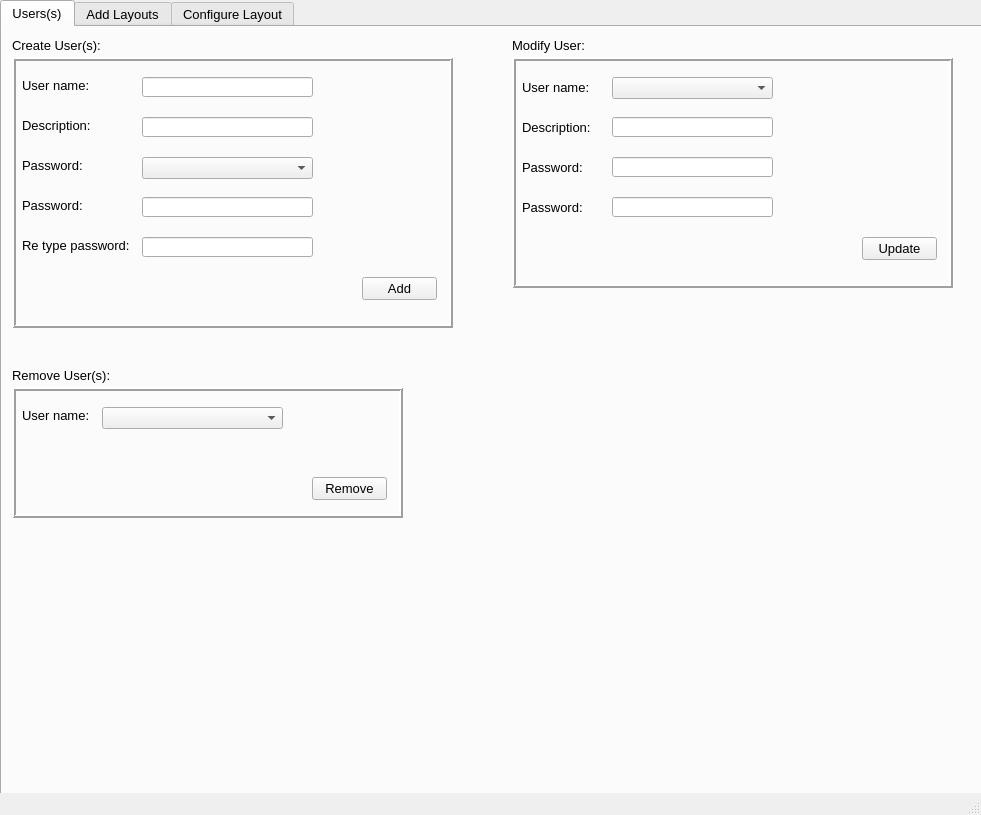
<?xml version="1.0" encoding="UTF-8"?>
<ui version="4.0">
 <class>ManagementWIndow</class>
 <widget class="QMainWindow" name="ManagementWIndow">
  <property name="geometry">
   <rect>
    <x>0</x>
    <y>0</y>
    <width>981</width>
    <height>815</height>
   </rect>
  </property>
  <property name="windowTitle">
   <string>MainWindow</string>
  </property>
  <widget class="QWidget" name="centralwidget">
   <widget class="QTabWidget" name="MgtTab">
    <property name="geometry">
     <rect>
      <x>0</x>
      <y>0</y>
      <width>1251</width>
      <height>811</height>
     </rect>
    </property>
    <property name="font">
     <font>
      <pointsize>10</pointsize>
     </font>
    </property>
    <property name="currentIndex">
     <number>0</number>
    </property>
    <widget class="QWidget" name="TabUsers">
     <attribute name="title">
      <string>Users(s)</string>
     </attribute>
     <widget class="QFrame" name="FmCusers">
      <property name="geometry">
       <rect>
        <x>10</x>
        <y>30</y>
        <width>441</width>
        <height>271</height>
       </rect>
      </property>
      <property name="frameShape">
       <enum>QFrame::Box</enum>
      </property>
      <property name="frameShadow">
       <enum>QFrame::Raised</enum>
      </property>
      <property name="lineWidth">
       <number>2</number>
      </property>
      <widget class="QLabel" name="LblUname">
       <property name="geometry">
        <rect>
         <x>10</x>
         <y>20</y>
         <width>81</width>
         <height>16</height>
        </rect>
       </property>
       <property name="font">
        <font>
         <pointsize>10</pointsize>
        </font>
       </property>
       <property name="text">
        <string>User name:</string>
       </property>
      </widget>
      <widget class="QLabel" name="LblPasswd">
       <property name="geometry">
        <rect>
         <x>10</x>
         <y>140</y>
         <width>61</width>
         <height>16</height>
        </rect>
       </property>
       <property name="font">
        <font>
         <pointsize>10</pointsize>
        </font>
       </property>
       <property name="text">
        <string>Password:</string>
       </property>
      </widget>
      <widget class="QLabel" name="LblRpasswd">
       <property name="geometry">
        <rect>
         <x>10</x>
         <y>180</y>
         <width>111</width>
         <height>16</height>
        </rect>
       </property>
       <property name="font">
        <font>
         <pointsize>10</pointsize>
        </font>
       </property>
       <property name="text">
        <string>Re type password:</string>
       </property>
      </widget>
      <widget class="QPushButton" name="PbAdd">
       <property name="geometry">
        <rect>
         <x>350</x>
         <y>220</y>
         <width>75</width>
         <height>23</height>
        </rect>
       </property>
       <property name="font">
        <font>
         <pointsize>10</pointsize>
        </font>
       </property>
       <property name="text">
        <string>Add</string>
       </property>
      </widget>
      <widget class="QLineEdit" name="LeUname">
       <property name="geometry">
        <rect>
         <x>130</x>
         <y>20</y>
         <width>171</width>
         <height>20</height>
        </rect>
       </property>
       <property name="font">
        <font>
         <pointsize>10</pointsize>
        </font>
       </property>
      </widget>
      <widget class="QLineEdit" name="LePasswd">
       <property name="geometry">
        <rect>
         <x>130</x>
         <y>140</y>
         <width>171</width>
         <height>20</height>
        </rect>
       </property>
       <property name="font">
        <font>
         <pointsize>10</pointsize>
        </font>
       </property>
      </widget>
      <widget class="QLineEdit" name="LeRpasswd">
       <property name="geometry">
        <rect>
         <x>130</x>
         <y>180</y>
         <width>171</width>
         <height>20</height>
        </rect>
       </property>
       <property name="font">
        <font>
         <pointsize>10</pointsize>
        </font>
       </property>
      </widget>
      <widget class="QLabel" name="LblDesc">
       <property name="geometry">
        <rect>
         <x>10</x>
         <y>60</y>
         <width>81</width>
         <height>16</height>
        </rect>
       </property>
       <property name="font">
        <font>
         <pointsize>10</pointsize>
        </font>
       </property>
       <property name="text">
        <string>Description:</string>
       </property>
      </widget>
      <widget class="QLineEdit" name="LeUname_4">
       <property name="geometry">
        <rect>
         <x>130</x>
         <y>60</y>
         <width>171</width>
         <height>20</height>
        </rect>
       </property>
       <property name="font">
        <font>
         <pointsize>10</pointsize>
        </font>
       </property>
      </widget>
      <widget class="QLabel" name="LblMessage">
       <property name="geometry">
        <rect>
         <x>130</x>
         <y>50</y>
         <width>171</width>
         <height>16</height>
        </rect>
       </property>
       <property name="font">
        <font>
         <pointsize>10</pointsize>
        </font>
       </property>
       <property name="text">
        <string/>
       </property>
      </widget>
      <widget class="QLabel" name="LblRole">
       <property name="geometry">
        <rect>
         <x>10</x>
         <y>100</y>
         <width>61</width>
         <height>16</height>
        </rect>
       </property>
       <property name="font">
        <font>
         <pointsize>10</pointsize>
        </font>
       </property>
       <property name="text">
        <string>Password:</string>
       </property>
      </widget>
      <widget class="QComboBox" name="CmbRole">
       <property name="geometry">
        <rect>
         <x>130</x>
         <y>100</y>
         <width>171</width>
         <height>22</height>
        </rect>
       </property>
       <property name="toolTip">
        <string/>
       </property>
       <property name="currentText">
        <string/>
       </property>
      </widget>
     </widget>
     <widget class="QLabel" name="LblUcreate">
      <property name="geometry">
       <rect>
        <x>10</x>
        <y>10</y>
        <width>101</width>
        <height>16</height>
       </rect>
      </property>
      <property name="font">
       <font>
        <pointsize>10</pointsize>
       </font>
      </property>
      <property name="text">
       <string>Create User(s):</string>
      </property>
     </widget>
     <widget class="QLabel" name="LblCPasswd">
      <property name="geometry">
       <rect>
        <x>510</x>
        <y>10</y>
        <width>101</width>
        <height>16</height>
       </rect>
      </property>
      <property name="font">
       <font>
        <pointsize>10</pointsize>
       </font>
      </property>
      <property name="text">
       <string>Modify User:</string>
      </property>
     </widget>
     <widget class="QFrame" name="FmMusers">
      <property name="geometry">
       <rect>
        <x>510</x>
        <y>30</y>
        <width>441</width>
        <height>231</height>
       </rect>
      </property>
      <property name="frameShape">
       <enum>QFrame::Box</enum>
      </property>
      <property name="frameShadow">
       <enum>QFrame::Raised</enum>
      </property>
      <property name="lineWidth">
       <number>2</number>
      </property>
      <widget class="QComboBox" name="CmbUsers">
       <property name="geometry">
        <rect>
         <x>100</x>
         <y>20</y>
         <width>161</width>
         <height>22</height>
        </rect>
       </property>
       <property name="font">
        <font>
         <pointsize>10</pointsize>
        </font>
       </property>
      </widget>
      <widget class="QLabel" name="LblUnameM">
       <property name="geometry">
        <rect>
         <x>10</x>
         <y>20</y>
         <width>111</width>
         <height>21</height>
        </rect>
       </property>
       <property name="font">
        <font>
         <pointsize>10</pointsize>
        </font>
       </property>
       <property name="text">
        <string>User name:</string>
       </property>
      </widget>
      <widget class="QLabel" name="LblDescM">
       <property name="geometry">
        <rect>
         <x>10</x>
         <y>60</y>
         <width>111</width>
         <height>21</height>
        </rect>
       </property>
       <property name="font">
        <font>
         <pointsize>10</pointsize>
        </font>
       </property>
       <property name="text">
        <string>Description:</string>
       </property>
      </widget>
      <widget class="QLineEdit" name="LeDescM">
       <property name="geometry">
        <rect>
         <x>100</x>
         <y>60</y>
         <width>161</width>
         <height>20</height>
        </rect>
       </property>
       <property name="font">
        <font>
         <pointsize>10</pointsize>
        </font>
       </property>
      </widget>
      <widget class="QLabel" name="LblPasswdM">
       <property name="geometry">
        <rect>
         <x>10</x>
         <y>100</y>
         <width>111</width>
         <height>21</height>
        </rect>
       </property>
       <property name="font">
        <font>
         <pointsize>10</pointsize>
        </font>
       </property>
       <property name="text">
        <string>Password:</string>
       </property>
      </widget>
      <widget class="QLineEdit" name="LePasswdM">
       <property name="geometry">
        <rect>
         <x>100</x>
         <y>100</y>
         <width>161</width>
         <height>20</height>
        </rect>
       </property>
       <property name="font">
        <font>
         <pointsize>10</pointsize>
        </font>
       </property>
      </widget>
      <widget class="QLabel" name="LblRpasswdM">
       <property name="geometry">
        <rect>
         <x>10</x>
         <y>140</y>
         <width>111</width>
         <height>21</height>
        </rect>
       </property>
       <property name="font">
        <font>
         <pointsize>10</pointsize>
        </font>
       </property>
       <property name="text">
        <string>Password:</string>
       </property>
      </widget>
      <widget class="QLineEdit" name="LeRpasswdM">
       <property name="geometry">
        <rect>
         <x>100</x>
         <y>140</y>
         <width>161</width>
         <height>20</height>
        </rect>
       </property>
       <property name="font">
        <font>
         <pointsize>10</pointsize>
        </font>
       </property>
      </widget>
      <widget class="QPushButton" name="PbUpdate">
       <property name="geometry">
        <rect>
         <x>350</x>
         <y>180</y>
         <width>75</width>
         <height>23</height>
        </rect>
       </property>
       <property name="text">
        <string>Update</string>
       </property>
      </widget>
     </widget>
     <widget class="QLabel" name="LblDelete">
      <property name="geometry">
       <rect>
        <x>10</x>
        <y>340</y>
        <width>101</width>
        <height>16</height>
       </rect>
      </property>
      <property name="font">
       <font>
        <pointsize>10</pointsize>
       </font>
      </property>
      <property name="text">
       <string>Remove User(s):</string>
      </property>
     </widget>
     <widget class="QFrame" name="FmRusers">
      <property name="geometry">
       <rect>
        <x>10</x>
        <y>360</y>
        <width>391</width>
        <height>131</height>
       </rect>
      </property>
      <property name="frameShape">
       <enum>QFrame::Box</enum>
      </property>
      <property name="frameShadow">
       <enum>QFrame::Raised</enum>
      </property>
      <property name="lineWidth">
       <number>2</number>
      </property>
      <widget class="QLabel" name="lblRusers">
       <property name="geometry">
        <rect>
         <x>10</x>
         <y>20</y>
         <width>71</width>
         <height>16</height>
        </rect>
       </property>
       <property name="font">
        <font>
         <pointsize>10</pointsize>
        </font>
       </property>
       <property name="text">
        <string>User name:</string>
       </property>
      </widget>
      <widget class="QComboBox" name="CmbRusers">
       <property name="geometry">
        <rect>
         <x>90</x>
         <y>20</y>
         <width>181</width>
         <height>22</height>
        </rect>
       </property>
      </widget>
      <widget class="QPushButton" name="PbDelete">
       <property name="geometry">
        <rect>
         <x>300</x>
         <y>90</y>
         <width>75</width>
         <height>23</height>
        </rect>
       </property>
       <property name="font">
        <font>
         <pointsize>10</pointsize>
        </font>
       </property>
       <property name="text">
        <string>Remove</string>
       </property>
      </widget>
     </widget>
    </widget>
    <widget class="QWidget" name="TabAddLayout">
     <attribute name="title">
      <string>Add Layouts</string>
     </attribute>
     <widget class="QComboBox" name="CmbUserAl">
      <property name="geometry">
       <rect>
        <x>100</x>
        <y>20</y>
        <width>271</width>
        <height>22</height>
       </rect>
      </property>
     </widget>
     <widget class="QLabel" name="LblAlUname">
      <property name="geometry">
       <rect>
        <x>10</x>
        <y>20</y>
        <width>71</width>
        <height>20</height>
       </rect>
      </property>
      <property name="text">
       <string>User name:</string>
      </property>
     </widget>
     <widget class="QLabel" name="LblLayout">
      <property name="geometry">
       <rect>
        <x>10</x>
        <y>70</y>
        <width>71</width>
        <height>20</height>
       </rect>
      </property>
      <property name="text">
       <string>Layout:</string>
      </property>
     </widget>
     <widget class="QComboBox" name="CmbLayout">
      <property name="geometry">
       <rect>
        <x>100</x>
        <y>70</y>
        <width>111</width>
        <height>22</height>
       </rect>
      </property>
     </widget>
     <widget class="QLabel" name="LblPreview">
      <property name="geometry">
       <rect>
        <x>10</x>
        <y>120</y>
        <width>71</width>
        <height>20</height>
       </rect>
      </property>
      <property name="text">
       <string>Preview:</string>
      </property>
     </widget>
     <widget class="QPushButton" name="PbSetLayout">
      <property name="geometry">
       <rect>
        <x>870</x>
        <y>720</y>
        <width>75</width>
        <height>23</height>
       </rect>
      </property>
      <property name="text">
       <string>Set</string>
      </property>
     </widget>
     <widget class="QFrame" name="FmPreImageAdd">
      <property name="geometry">
       <rect>
        <x>30</x>
        <y>150</y>
        <width>911</width>
        <height>551</height>
       </rect>
      </property>
      <property name="frameShape">
       <enum>QFrame::Box</enum>
      </property>
      <property name="frameShadow">
       <enum>QFrame::Raised</enum>
      </property>
      <property name="lineWidth">
       <number>2</number>
      </property>
      <widget class="QLabel" name="LblPreImageAdd">
       <property name="geometry">
        <rect>
         <x>10</x>
         <y>10</y>
         <width>891</width>
         <height>541</height>
        </rect>
       </property>
       <property name="text">
        <string>PreImage</string>
       </property>
       <property name="alignment">
        <set>Qt::AlignCenter</set>
       </property>
      </widget>
     </widget>
    </widget>
    <widget class="QWidget" name="TabConfigLayout">
     <attribute name="title">
      <string>Configure Layout</string>
     </attribute>
     <widget class="QLabel" name="LblUnameCLay">
      <property name="geometry">
       <rect>
        <x>10</x>
        <y>20</y>
        <width>81</width>
        <height>16</height>
       </rect>
      </property>
      <property name="text">
       <string>User name:</string>
      </property>
     </widget>
     <widget class="QComboBox" name="CmbUnameClay">
      <property name="geometry">
       <rect>
        <x>100</x>
        <y>20</y>
        <width>181</width>
        <height>22</height>
       </rect>
      </property>
     </widget>
     <widget class="QLabel" name="LblLoc">
      <property name="geometry">
       <rect>
        <x>10</x>
        <y>70</y>
        <width>61</width>
        <height>16</height>
       </rect>
      </property>
      <property name="text">
       <string>Location:</string>
      </property>
     </widget>
     <widget class="QComboBox" name="CmbLocation">
      <property name="geometry">
       <rect>
        <x>100</x>
        <y>70</y>
        <width>131</width>
        <height>22</height>
       </rect>
      </property>
     </widget>
     <widget class="QLabel" name="LblCamera">
      <property name="geometry">
       <rect>
        <x>10</x>
        <y>120</y>
        <width>61</width>
        <height>16</height>
       </rect>
      </property>
      <property name="text">
       <string>Camera:</string>
      </property>
     </widget>
     <widget class="QComboBox" name="CmbCamera">
      <property name="geometry">
       <rect>
        <x>100</x>
        <y>120</y>
        <width>131</width>
        <height>22</height>
       </rect>
      </property>
     </widget>
     <widget class="QPushButton" name="PbSetConfigLay">
      <property name="geometry">
       <rect>
        <x>210</x>
        <y>170</y>
        <width>75</width>
        <height>23</height>
       </rect>
      </property>
      <property name="text">
       <string>Set</string>
      </property>
     </widget>
     <widget class="QLabel" name="LblPreLayCon">
      <property name="geometry">
       <rect>
        <x>10</x>
        <y>220</y>
        <width>71</width>
        <height>16</height>
       </rect>
      </property>
      <property name="text">
       <string>Preview:</string>
      </property>
     </widget>
     <widget class="QFrame" name="FmPreviewConf">
      <property name="geometry">
       <rect>
        <x>20</x>
        <y>260</y>
        <width>931</width>
        <height>461</height>
       </rect>
      </property>
      <property name="frameShape">
       <enum>QFrame::Box</enum>
      </property>
      <property name="frameShadow">
       <enum>QFrame::Raised</enum>
      </property>
      <property name="lineWidth">
       <number>2</number>
      </property>
      <widget class="QLabel" name="LblImagePreConfig">
       <property name="geometry">
        <rect>
         <x>0</x>
         <y>0</y>
         <width>931</width>
         <height>461</height>
        </rect>
       </property>
       <property name="text">
        <string>TextLabel</string>
       </property>
       <property name="alignment">
        <set>Qt::AlignCenter</set>
       </property>
      </widget>
     </widget>
    </widget>
   </widget>
  </widget>
  <widget class="QMenuBar" name="menubar">
   <property name="geometry">
    <rect>
     <x>0</x>
     <y>0</y>
     <width>981</width>
     <height>21</height>
    </rect>
   </property>
  </widget>
  <widget class="QStatusBar" name="statusbar"/>
 </widget>
 <resources/>
 <connections/>
</ui>
